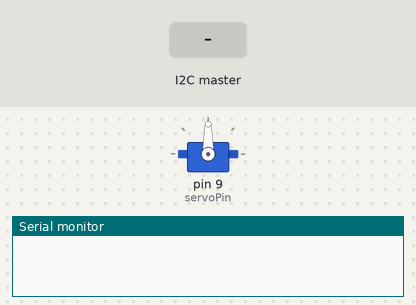
This sketch was run on a simulated Arduino Uno, built with avr-gcc and run on an emulated ATmega328P. On the bench: servo, the last lines printed to the serial monitor. The test bench sets the inputs (shaded band).

Above: at 1.2 s.
1.3 s: the I2C master sends the byte 1
At 2.2 s:
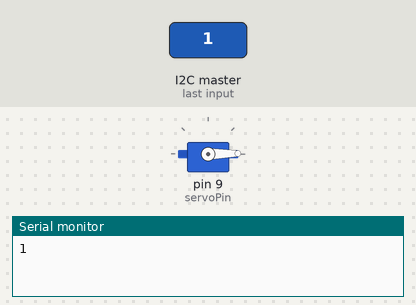
2.8 s: the I2C master sends the byte 200
At 3.4 s:
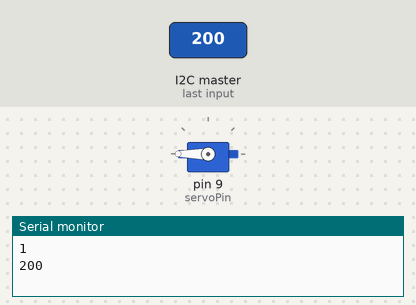
4.3 s: the I2C master sends the byte 90
At 5.7 s:
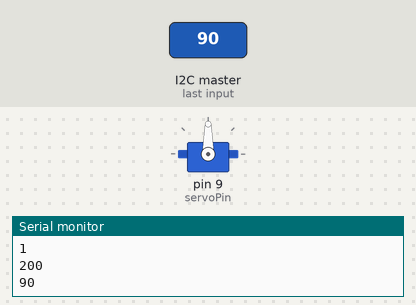
Timing chart, 0 to 7.3 s (numbered marks = the images above; inputs shaded):
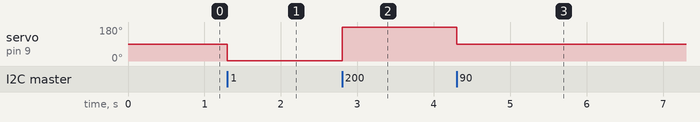

Measured:
- after the input at 1.3 s, servo on pin 9 (servoPin): 90° → 1° at once
- after the input at 2.8 s, servo on pin 9 (servoPin): 1° → 180° at once
- after the input at 4.3 s, servo on pin 9 (servoPin): 180° → 90° at once

The sketch:

serialToI2C-receive.ino
```cpp
#include <Wire.h>
#include <Servo.h>

#define servoPin 9

byte value = 0;

Servo doorServo;

void setup() {
  // put your setup code here, to run once:
  Serial.begin(9600);
  Wire.begin(9);

  doorServo.attach(servoPin);

  Wire.onReceive(&moveServo);
}

void loop() {
  // put your main code here, to run repeatedly:
  delay(1);
}

void moveServo(int numBytes){
  value = Wire.read();

  doorServo.write(value);

  Serial.println(value);
}
```
